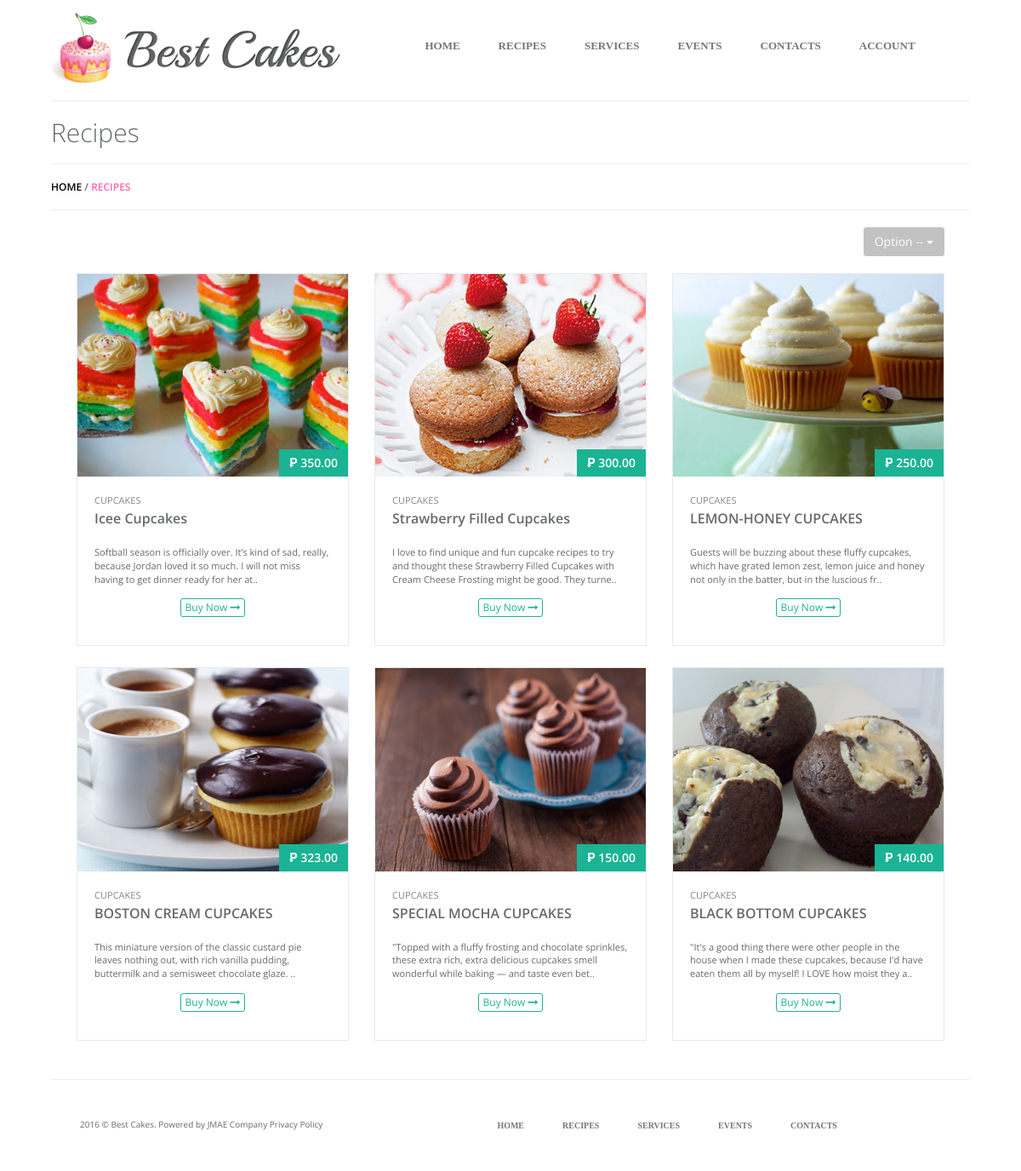
Screenshot of /index.php/recipes with the database file from the repository.
### tables this page shows
CREATE TABLE `posted` (
  `NO` int(11) NOT NULL,
  `NAME` varchar(100) NOT NULL,
  `ACCOUNT_TYPE` varchar(20) NOT NULL,
  `TITLE` varchar(255) NOT NULL,
  `IMAGEURL` varchar(100) NOT NULL,
  `DESCRIPTION` varchar(5000) NOT NULL,
  `DATE` varchar(50) NOT NULL,
  `TEMPLATENAME` varchar(50) NOT NULL,
  `RECIPES` varchar(5000) NOT NULL,
  `COMMAND` varchar(50) NOT NULL,
  `PRICE` varchar(50) NOT NULL,
  `CATEGORIES` varchar(50) NOT NULL
);

### application/controllers/Recipes.php (called while the page is built, shortened)
<?php
class Recipes extends CI_Controller
{
	public function __construct()
    {
        $this->load->model('Users_model');
        $this->load->model('Postcontent_model');
        $this->load->model('Recipes_model');
    }
	public function index()
	{
		$this->option(null);
	}
	public function option($categ = null)
	{
		$selectname = "Option --";
		$details = array (
			'recipes_content'	=>	$this->Recipes_model->get_content($categ),
			'curpage'			=>	'recipes',
			'title'				=>	'Recipes',
			'selectname'		=> 	$selectname
		);
		$data['content'] = $this->load->view('user/recipes/template_recipes.php', $details, TRUE);
		$this->load->view('template.php', $data);
	}
}

### index.php (called while the page is built, shortened)
<?php
require_once BASEPATH.'core/CodeIgniter.php';

### application/models/Recipes_model.php (called while the page is built, shortened)
<?php
class Recipes_model extends CI_Model
{
	public $table 		 			= "posted";
	public $command 				= "COMMAND";
	public $templatename 			= "TEMPLATENAME";
	public $price					= "PRICE";
	public $title					= "TITLE";
	function get_content($categ){
		if ($categ == ""){
			$row = 	$this->db->where($this->templatename, 'DESIGN2')
							 ->where($this->command, 'SELL')
					 		 ->get($this->table);
			return $row->result();
		}else if($categ == "ascending"){
			$row = 	$this->db->where($this->templatename, 'DESIGN2')
							 ->where($this->command, 'SELL')
							 ->order_by($this->price,"ASC")
					 		 ->get($this->table);
			return $row->result();
		}else if($categ == "descending"){
			$row = 	$this->db->where($this->templatename, 'DESIGN2')
							 ->where($this->command, 'SELL')
							 ->order_by($this->price,"DESC")
					 		 ->get($this->table);
			return $row->result();
		}else if($categ == "alphabetical"){
			$row = 	$this->db->where($this->templatename, 'DESIGN2')
							 ->where($this->command, 'SELL')
							 ->order_by($this->title,"ASC")
					 		 ->get($this->table);
			return $row->result();
		}
	}
}

### application/views/user/recipes/template_recipes.php (the view, shortened to what this page needs)
<div>
    <h1>Recipes</h1>
</div>
<hr>
    <h5> <a href="<?php echo base_url();?>">HOME</a> / <span style="color: #FF65AE;">RECIPES</span> </span></a></h5>
<hr>
<div class="col-md-12">
    <div class="col-md-12 pad-bot">
    <div class="pull-right dropdown">
        <button class="btn btn-default dropdown-toggle" type="button" data-toggle="dropdown"><?php echo $selectname;?>
        <span class="caret"></span></button>
    </div>
    </div>
</div>
<div class="col-md-12">
<?php
    foreach ($recipes_content as $recipe) {
?>
        <div class="col-md-4">
            <div class="ibox">
                <div class="ibox-content product-box">
                    <div class="product-imitation no-pad">
                        <img src="<?php echo base_url(); ?>public/img/<?php echo $recipe->IMAGEURL;?>" class="img-responsive" />
                    </div>
                    <div class="product-desc">
                        <span class="product-price">
                            ₱ <?php echo $recipe->PRICE;?>
                        </span>
                        <small class="text-muted"><?php echo $recipe->CATEGORIES; ?></small>
                            <a class="product-name" href="<?php echo base_url(); ?>recipes/sell/<?php echo $recipe->NO; ?>"> <?php echo $recipe->TITLE;?></a>
                        <div class="small m-t-xs">
                            <?php
                            $desc = substr($recipe->DESCRIPTION, 0, 150);
                            $desc = explode("|", $desc);
                            foreach ($desc as $descrip) {
                            ?>
                                    <div class="pad-top-fiften"><?php echo $descrip; ?>..</div>
                            <?php
                                }
                            ?>
                        </div>
                        <div class="m-t text-righ text-center">
                            <form method="POST">
                                <?php if(!$this->session->userdata('log_sess')){ ?>
                                    <a  data-toggle="modal" data-target="#loginModal" class="btn btn-xs btn-outline btn-primary">Buy Now <i class="fa fa-long-arrow-right"></i></a>
                                <?php } ?>
                            </form>
                        </div>
                    </div>
                </div>
            </div>
        </div>
<?php
    }
?>
</div>

### application/views/template.php (shortened to what this page needs)
<html>
	<head>
		<?php $this->load->view("common/css/css_files_includes.php"); ?>
	</head>
	<body>
		<div class="container">
			<div class="panel panel-default" style="border-radius: 0px;border:0px;">
			  	<div class="panel-body">
			    	<div class="container-fluid">
	    				<?php
	    					$this->load->view('common/navtop_customer.php');
	    					if ($curpage == 'home')
	    					{
	    						$this->load->view('templatecontent.php');
	    					}
	    					else if ($curpage == 'recipes')
	    					{
	    						$this->load->view('user/recipes/template_recipes.php');
	    					}
	    					$this->load->view('templatefooter.php');
	    				?>
			    	</div>
			  	</div>
			</div>
		</div>
	</body>
</html>

### application/views/common/css/css_files_includes.php (shortened to what this page needs)
<link rel="stylesheet" href="<?php echo base_url();?>public/css/bootstrap.min.css"/>
<link href="<?php echo base_url();?>public/font-awesome/css/font-awesome.css" rel="stylesheet">
<link href="<?php echo base_url();?>public/css/animate.css" rel="stylesheet">
<link rel="stylesheet" href="<?php echo base_url();?>public/css/style.css">
<link rel="stylesheet" href="<?php echo base_url();?>public/css/style_user.css">
<link rel="stylesheet" href="<?php echo base_url();?>public/css/plugins/toastr/toastr.min.css">

### application/views/common/navtop_customer.php (shortened to what this page needs)
<div class="row">
	<div class="col-md-4">
		<center><a href="<?php echo base_url();?>"><img src="<?php echo base_url();?>public/img/cakes.png" class="img-responsive" /></a></center>
	</div>
	<div class="col-md-8" style="padding-top: 15px;">
		<div>
			<nav class="nav2 navbar navbar-default" style="background-color: #ffffff;font-size: 13px; font-family: PT Serif;">
				<div class="">
				  	<div class="text-center">
				        <ul class="nav navbar-nav" style="display: inline-block;">
				            <li class="text-center">
				                <a href="<?php echo base_url();?>" class="weightninehund">HOME</a>
				            </li>
				            <li class="text-center">
				                <a href="<?php echo base_url();?>recipes" class="weightninehund">RECIPES</a>
				            </li>
				            <li class="text-center">
				                <a href="<?php echo base_url();?>services" class="weightninehund">SERVICES</a>
				            </li>
				            <li class="text-center">
				                <a href="<?php echo base_url();?>events" class="weightninehund">EVENTS</a>
				            </li>
				            <li class="text-center">
				                <a href="<?php echo base_url();?>contacts" class="weightninehund">CONTACTS</a>
				            </li>
				            <li class="text-center">
				                <a href="#" class="weightninehund"  data-toggle="modal" data-target="#loginModal">ACCOUNT</a>
				            </li>
				        </ul>
					</div>
				</div>
			</nav>
		</div>
	</div>
</div>
<hr/>

### application/views/templatefooter.php (shortened to what this page needs)
<hr/>
<div class="pad-ten">
	<div class="row">
		<div class="col-md-4 pad-top-fiften text-center" style="font-size: 10px;">
			2016 © Best Cakes. Powered by JMAE Company Privacy Policy
		</div>
		<div class="col-md-8">
			<nav class="navbar navbar-default text-center" style="background-color: #ffffff;font-size: 10px; font-family: PT Serif; ">
				<ul class="nav navbar-nav" style="display: inline-block;">
					<li class="text-center"><a href="<?php echo base_url(); ?>">HOME</a></li>
					<li class="text-center"><a href="<?php echo base_url(); ?>recipes">RECIPES</a></li>
					<li class="text-center"><a href="<?php echo base_url(); ?>services">SERVICES</a></li>
					<li class="text-center"><a href="<?php echo base_url(); ?>events">EVENTS</a></li>
					<li class="text-center"><a href="<?php echo base_url(); ?>contacts">CONTACTS</a></li>
				</ul>
			</nav>
		</div>
	</div>
</div>

### public/css/style_user.css (style rules this page uses)
body { background-color: #ffffff; background-image: url('/design2/public/img/wooden.jpg'); }
a { color: black; }
.navbar .navbar-nav { display: inline-block; float: none; vertical-align: top; }
.weightninehund { font-weight: 900; }
.navbar-default { margin-bottom: 0px; border: 0px; }
.text-center { text-align: center; }
.form-control, .form-control:focus, .has-error .form-control:focus, .has-success .form-control:focus, .has-warning .form-control:focus, .navbar-collapse, .navbar-form, .navbar-form-custom .form-control:focus, .navbar-form-custom .form-control:hover, .open .btn.dropdown-toggle, .panel, .popover, .progress, .progress-bar { box-shadow: none; }
.pad-bot { padding-bottom: 20px; }
.pad-top-fiften { padding-top: 15px; }
.no-pad { padding: 0px; }
.pad-ten { padding: 10px; }

### rows the page displays
posted: IMAGEURL (picture), PRICE "350.00", CATEGORIES "CUPCAKES", TITLE "Icee Cupcakes", DESCRIPTION "Softball season is officially over. It’s kind of sad, really, because Jordan loved it so much. I will not miss having to get dinner ready for her at"
posted: IMAGEURL (picture), PRICE "300.00", CATEGORIES "CUPCAKES", TITLE "Strawberry Filled Cupcakes", DESCRIPTION "I love to find unique and fun cupcake recipes to try and thought these Strawberry Filled Cupcakes with Cream Cheese Frosting might be good. They turne"
posted: IMAGEURL (picture), PRICE "250.00", CATEGORIES "CUPCAKES", TITLE "LEMON-HONEY CUPCAKES", DESCRIPTION "Guests will be buzzing about these fluffy cupcakes, which have grated lemon zest, lemon juice and honey not only in the batter, but in the luscious fr"
posted: IMAGEURL (picture), PRICE "323.00", CATEGORIES "CUPCAKES", TITLE "BOSTON CREAM CUPCAKES", DESCRIPTION "This miniature version of the classic custard pie leaves nothing out, with rich vanilla pudding, buttermilk and a semisweet chocolate glaze."
posted: IMAGEURL (picture), PRICE "150.00", CATEGORIES "CUPCAKES", TITLE "SPECIAL MOCHA CUPCAKES", DESCRIPTION "\"Topped with a fluffy frosting and chocolate sprinkles, these extra rich, extra delicious cupcakes smell wonderful while baking — and taste even bet"
posted: IMAGEURL (picture), PRICE "140.00", CATEGORIES "CUPCAKES", TITLE "BLACK BOTTOM CUPCAKES", DESCRIPTION "\"It's a good thing there were other people in the house when I made these cupcakes, because I'd have eaten them all by myself! I LOVE how moist they a"

### other values shown
$selectname "Option --"
